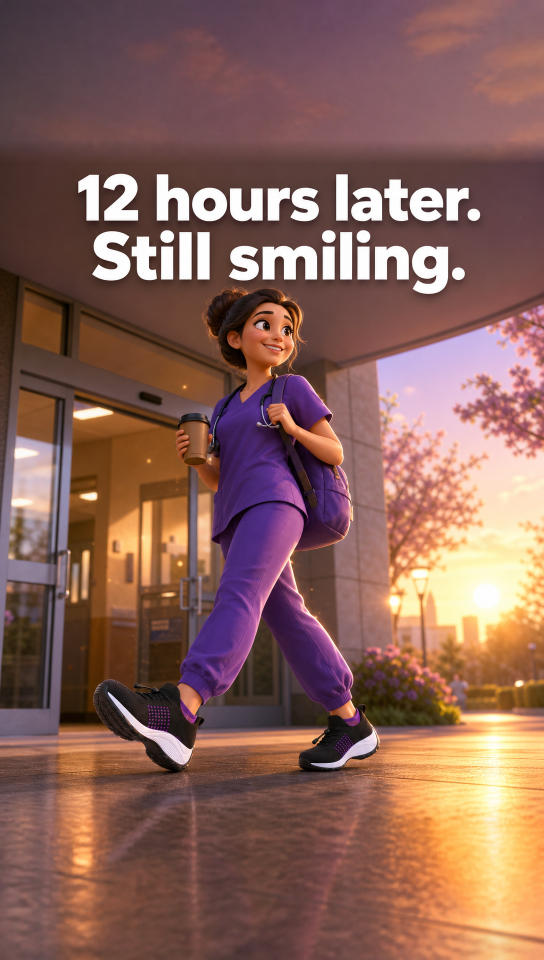
#> input picture ads/brands/comfortwear/format_examples/output/CT_01_nurse_3d_v1.png, 1088 x 1920 px (shown at 1/2 size)
$ python -i longform_images.py   (imports and definitions only)
#> lines starting #> are read from the running program, lines starting #| are printed output that depends on the picture
#> further down, picture is the input picture: PIL image 1088x1920 RGB; mean R, G, B 137.8, 99.1, 89.5
"""Story images for long-form statics, generated with Kie.ai (nano-banana-pro), finished as 4:5 iPhone-style JPEGs.

The style copies the long-form winners saved in Atria: an unedited phone snapshot of ONE moment
or object from the story (the bench, the bin, the café chair). No studio look, no ad layout, and
usually no product. Specs live in ads/brands/<brand>/output/longform/images/specs.json:

    {"LF01_A": {"prompt": "...", "size": "3:4", "overlay": null}, ...}

An optional "overlay" draws exact text on top with PIL (for example iMessage bubbles), so text
the story depends on is never left to the image model.

    export KIE_AI=...                     # Kie.ai API key
    python ads/longform_images.py --brand comfortwear            # every spec without an image
    python ads/longform_images.py --brand comfortwear LF03_B     # one image (re-renders it)
"""

import argparse
import base64
import json
from concurrent.futures import ThreadPoolExecutor
import os
import sys
import time
from pathlib import Path

import requests
from PIL import Image, ImageDraw, ImageFont

API = "https://api.kie.ai/api/v1/jobs"
STYLE = ("A real, unremarkable snapshot straight from a regular person's phone camera roll. The image is the photo only, edge to edge, "
         "with no captions, timestamps, camera labels, borders or interface of any kind. Native iPhone camera look: "
         "everything in focus front to back (small phone sensor, NO shallow depth of field, NO bokeh), flat HDR processing with slightly "
         "lifted shadows, a bit over-sharpened, mild JPEG compression, some noise in dark areas, white balance slightly off from the room "
         "lighting, handheld and a little crooked, subject not perfectly centered, ordinary cluttered real-life surroundings. Not a "
         "professional photo, not cinematic, no color grading, no dramatic lighting, no film look, no studio, not an ad, no text overlays, "
         "no app interface, no borders. No logos, brand names, watermarks, recognizable landmarks or characters. ")
MODEL = "nano-banana-pro"      # most photo-real on Kie.ai in a side-by-side test (2026-11-11)
FEED = (1080, 1350)            # 4:5 feed size; renders are 3:4 and centre-cropped to this


UPLOAD = "https://kieai.redpandaai.co/api/file-base64-upload"
REF_NOTE = (" The product in this photo MUST be the exact device in the attached reference image, unchanged in shape, ribbing, "
            "color and wordmark; only the angle, lighting and setting change. Show no other products, boxes or packaging unless the scene asks for them. ")
_ref_urls = {}


# [29 lines left out: functions ref_url, kie, not called in this run]


def phone_finish(img):
    """Centre-crop a 3:4 render to 4:5 and resize to 1080x1350, like a feed upload."""
    img = img.convert("RGB")
    w, h = img.size
#> w = 1088; h = 1920
    th = int(w * FEED[1] / FEED[0])
#> th = 1360
    if th < h:
        top = (h - th) // 2
#> top = 280
        img = img.crop((0, top, w, top + th))
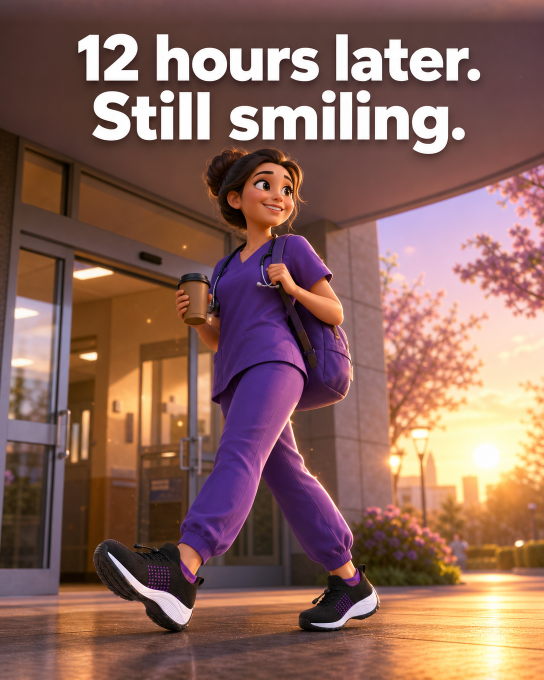
#> img: PIL image 1088x1360 RGB (shown at 1/2 size); mean R, G, B 139.2, 102.2, 92.3
    return img.resize(FEED, Image.LANCZOS)


# [95 lines left out: functions font, imessage, load_specs, render, main, not called in this run]


# [2 lines not run here, left out]

>>> from PIL import Image
>>> picture = Image.open('brands/comfortwear/format_examples/output/CT_01_nurse_3d_v1.png')
>>> result = phone_finish(picture)
